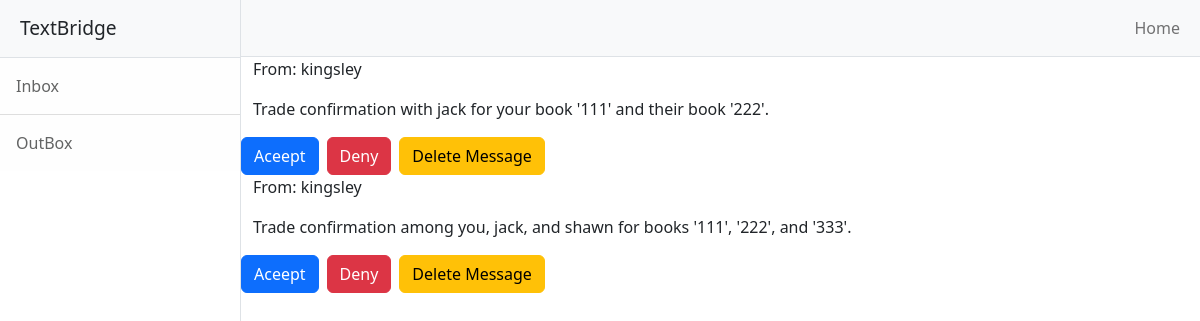
/inbox (signed in), run on the app's committed database.
### main.py (models this page shows)
class Message(db.Model):
    __tablename__ = "messages"
    id = db.Column(db.Integer, primary_key=True)
    sender_id = db.Column(db.Integer, db.ForeignKey('users.id'), nullable=False)
    recipient_id = db.Column(db.Integer, db.ForeignKey('users.id'), nullable=False)
    content = db.Column(db.Text, nullable=False)
    timestamp = db.Column(db.DateTime, index=True, default=datetime.utcnow)
    is_read = db.Column(db.Boolean, default=False, nullable=False)

class User(UserMixin, db.Model):
    __tablename__ = "users"
    id = db.Column(db.Integer, primary_key=True)
    email = db.Column(db.String(100), unique=True)
    password = db.Column(db.String(100))
    name = db.Column(db.String(100))
    wishbook = relationship('WishBook')
    ownhbook = relationship('OwnBook')
    sent_messages = db.relationship('Message', foreign_keys='Message.sender_id', backref='sender', lazy='dynamic')
    received_messages = db.relationship('Message', foreign_keys='Message.recipient_id', backref='recipient', lazy='dynamic')

### main.py (the view)
@app.route('/inbox')
@login_required
def inbox():
    received_messages = db.session.query(
        Message.id,
        Message.content,
        User.name.label('sender_name'),
    ).join(User, User.id == Message.sender_id).filter(Message.recipient_id == current_user.id).all()
    return render_template('inbox.html', messages=received_messages)

### main.py (called while the page is built)
@login_manager.user_loader
def load_user(user_id):
    return db.get_or_404(User, user_id)

### templates/inbox.html (shortened to what this page needs)
<!DOCTYPE html>
<html lang="en">
    <head>
        <link href="../static/css/styles4.css" rel="stylesheet" />
    </head>
    <body>
        <div class="d-flex" id="wrapper">
            <div class="border-end bg-white" id="sidebar-wrapper">
                <div class="sidebar-heading border-bottom bg-light">TextBridge</div>
                <div class="list-group list-group-flush">
                    <a class="list-group-item list-group-item-action list-group-item-light p-3" href="{{ url_for('inbox')}}">Inbox</a>
                    <a class="list-group-item list-group-item-action list-group-item-light p-3" href="{{ url_for('outbox')}}">OutBox</a>
                </div>
            </div>
            <div id="page-content-wrapper">
                <nav class="navbar navbar-expand-lg navbar-light bg-light border-bottom">
                    <div class="container-fluid">
                        <div class="collapse navbar-collapse" id="navbarSupportedContent">
                            <ul class="navbar-nav ms-auto mt-2 mt-lg-0">
                                <li class="nav-item active"><a class="nav-link" href="{{ url_for('ownlist') }}">Home</a></li>
                            </ul>
                        </div>
                    </div>
                </nav>
                {% for message in messages %}
                <div class="container-fluid">
                    <p>From: {{ message.sender_name }}</p>
                    <p>
                        {{ message.content }}
                    </p>
                </div>
                <div class="d-flex justify-content-start">
                <form action="{{ url_for('delete_message', message_id=message.id) }}" method="post">
                    <button type="submit" class="btn btn-primary me-2">Aceept</button>
                </form>
                <form action="{{ url_for('delete_message', message_id=message.id) }}" method="post">
                    <button type="submit" class="btn btn-danger me-2">Deny</button>
                </form>
                <form action="{{ url_for('delete_message', message_id=message.id) }}" method="post">
                    <button type="submit" class="btn btn-warning me-2">Delete Message</button>
                </form>
            </div>
                {% endfor %}
            </div>
        </div>
    </body>
</html>

### data on the page
Message: sender_name "kingsley", content "Trade confirmation with jack for your book '111' and their book '222'."
Message: sender_name "kingsley", content "Trade confirmation among you, jack, and shawn for books '111', '222', and '333'."
